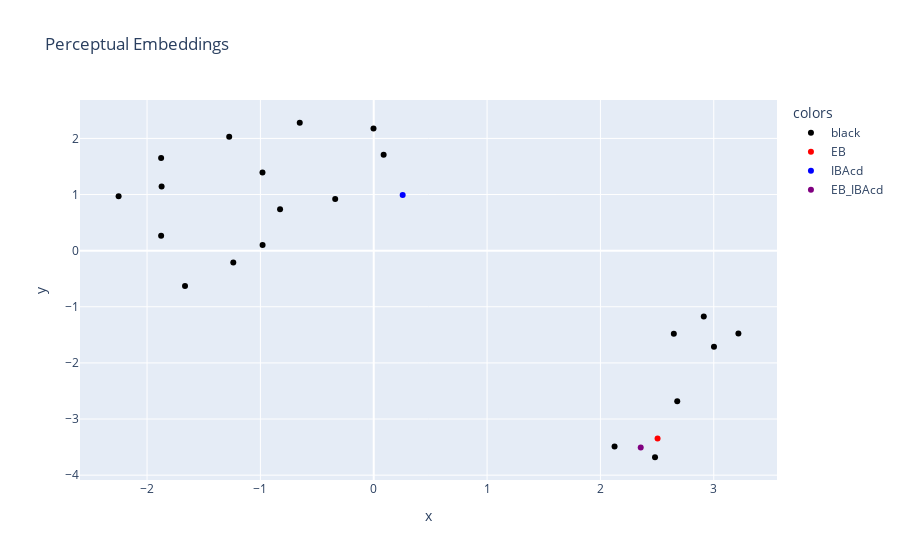

The notebook cell saved with this chart:
### Code cell
color_plots("EB", "IBAcd","EB_IBAcd", rho_beta_true_coords)

### Figure 1 — Plotly figure (JSON) as saved in the notebook; plotly's stock layout.template omitted (floating-point values rounded to 4 significant figures)
{"data": [{"customdata": [["CinAld"], ["2MBAcd"], ["22DMBAcd"], ["CPAcd"], ["2Hep"], ["IVAcd"], ["CinAld_CPAcd"], ["CinAld_2Hep"], ["CinAld_IBAcd"], ["CinAld_IVAcd"], ["EB_CPAcd"], ["EB_2Hep"], ["EB_IVAcd"], ["2MBAcd_CPAcd"], ["2MBAcd_2Hep"], ["2MBAcd_IBAcd"], ["2MBAcd_IVAcd"], ["22DMBAcd_CPAcd"], ["22DMBAcd_2Hep"], ["22DMBAcd_IBAcd"], ["22DMBAcd_IVAcd"]], "hovertemplate": "colors=black<br>x=%{x}<br>y=%{y}<br>name=%{customdata[0]}<extra></extra>", "legendgroup": "black", "marker": {"color": "black", "symbol": "circle"}, "mode": "markers", "name": "black", "orientation": "v", "showlegend": true, "type": "scatter", "x": [-0.002139, -0.8265, -1.872, -1.275, 3.002, -1.239, -0.6528, 3.218, 0.08743, -1.665, 2.482, 2.678, 2.125, -0.9817, 2.912, -0.34, -0.9808, -1.876, 2.648, -2.251, -1.876], "xaxis": "x", "y": [2.175, 0.7365, 1.143, 2.029, -1.714, -0.2104, 2.279, -1.474, 1.711, -0.6298, -3.681, -2.683, -3.489, 1.39, -1.172, 0.9188, 0.09936, 1.651, -1.481, 0.9711, 0.2676], "yaxis": "y"}, {"customdata": [["EB"]], "hovertemplate": "colors=EB<br>x=%{x}<br>y=%{y}<br>name=%{customdata[0]}<extra></extra>", "legendgroup": "EB", "marker": {"color": "red", "symbol": "circle"}, "mode": "markers", "name": "EB", "orientation": "v", "showlegend": true, "type": "scatter", "x": [2.504], "xaxis": "x", "y": [-3.346], "yaxis": "y"}, {"customdata": [["IBAcd"]], "hovertemplate": "colors=IBAcd<br>x=%{x}<br>y=%{y}<br>name=%{customdata[0]}<extra></extra>", "legendgroup": "IBAcd", "marker": {"color": "blue", "symbol": "circle"}, "mode": "markers", "name": "IBAcd", "orientation": "v", "showlegend": true, "type": "scatter", "x": [0.2553], "xaxis": "x", "y": [0.9905], "yaxis": "y"}, {"customdata": [["EB_IBAcd"]], "hovertemplate": "colors=EB_IBAcd<br>x=%{x}<br>y=%{y}<br>name=%{customdata[0]}<extra></extra>", "legendgroup": "EB_IBAcd", "marker": {"color": "purple", "symbol": "circle"}, "mode": "markers", "name": "EB_IBAcd", "orientation": "v", "showlegend": true, "type": "scatter", "x": [2.356], "xaxis": "x", "y": [-3.507], "yaxis": "y"}], "layout": {"autosize": true, "legend": {"title": {"text": "colors"}, "tracegroupgap": 0}, "title": {"text": "Perceptual Embeddings"}, "xaxis": {"anchor": "y", "autorange": true, "domain": [0, 1], "range": [-2.581, 3.548], "title": {"text": "x"}, "type": "linear"}, "yaxis": {"anchor": "x", "autorange": true, "domain": [0, 1], "range": [-4.118, 2.716], "title": {"text": "y"}, "type": "linear"}}}
